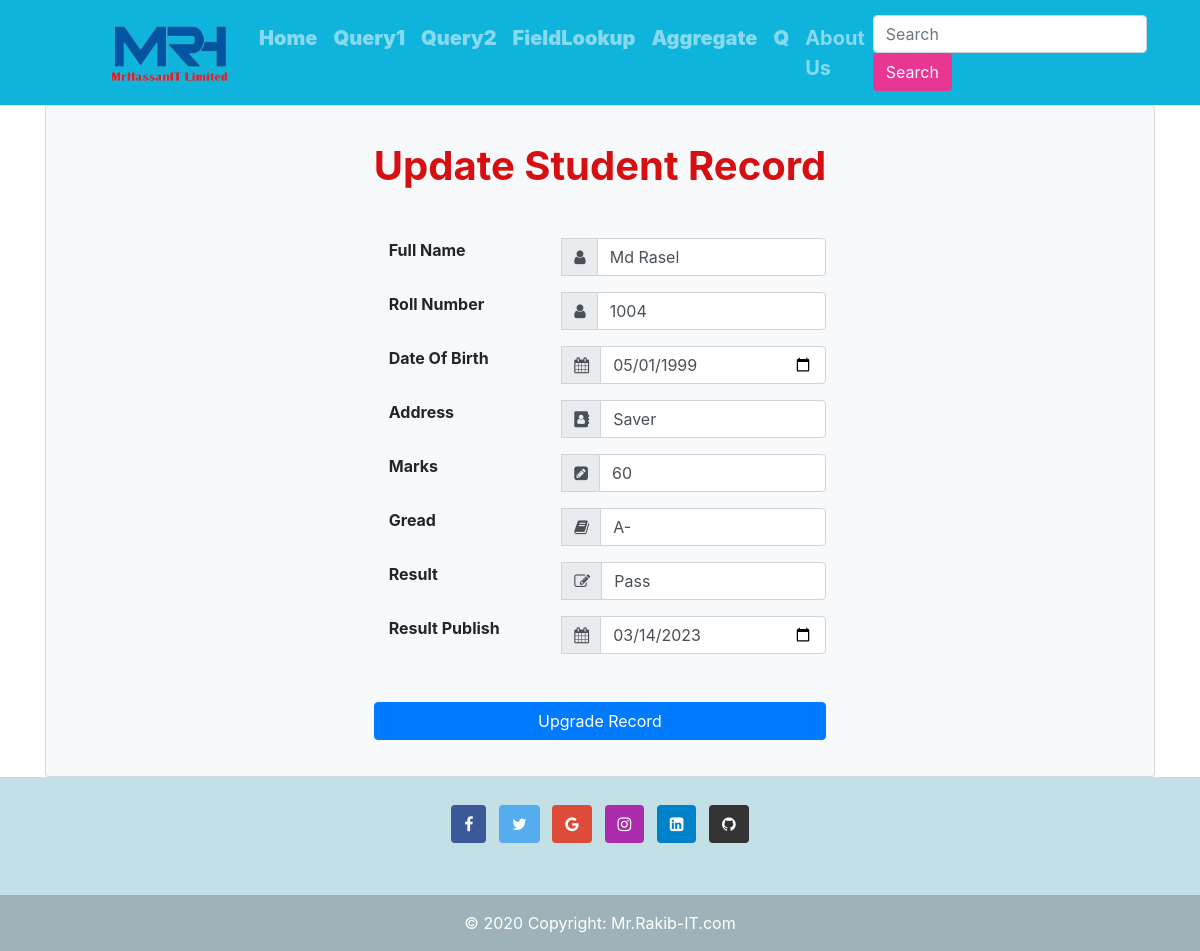
The app's page /edit-student/4/ with its own data.
### QuerySetAPI/models.py (models this page shows, shortened)
class Student(models.Model):
    name = models.CharField(max_length=50, null=True, blank=True)
    roll = models.IntegerField(null=True, blank=True)
    date_of_birth = models.DateField()
    city = models.CharField(max_length=50, null=True, blank=True)
    marks = models.IntegerField(null=True, blank=True)
    result = models.CharField(max_length=20, choices=(
        ('Pass','Pass'),
        ('Fail','Fail')
        ), null=True, blank=True)
    gread = models.CharField(max_length=10, choices=(
        ('A+','A+'),
        ('A' ,'A' ),
        ('A-','A-'),
        ('B' ,'B' ),
        ('C' ,'C' ),
        ('D' ,'D' ),
        ('E' ,'E' ),
        ('F' ,'F' ),
    ),null=True, blank=True)
    pass_date = models.DateField()

### QuerySetAPI/views.py (the view, shortened to what this page needs)
# urls.py: path('edit-student/<int:id>/', edit_student, name='edit_student'),
def edit_student(request, id):
    try:
        std_obj = Student.objects.get(id = id)
    except ObjectDoesNotExist:
        messages.error(request, 'This Student is not exist.')
        return redirect('home')
    data = {
        'std': std_obj,
    }
    return render(request, 'edit.html', data)

### templates/edit.html (shortened to what this page needs)
{% extends "index.html" %}
{% load static %}
{% block style %}
    <link href="//maxcdn.bootstrapcdn.com/bootstrap/4.0.0/css/bootstrap.min.css" rel="stylesheet" id="bootstrap-css">
{% endblock style %}
{% block body %}
    <div class="card bg-light">
        <article class="card-body mx-auto" style="max-width: 600px;">
            <h4 class="card-title mt-3 mb-5 text-center"><b style="font-size: 40px; color: rgb(214, 15, 19);" >Update Student Record</b></h4>
            <form method="POST">
                <div class="form-group input-group">
                    <label class="col-md-5 control-label"><b>Full Name</b></label>
                    <div class="input-group-prepend">
                        <span class="input-group-text"> <i class="fa fa-user"></i> </span>
                    </div>
                    <input name="full_name" class="form-control" placeholder="Full name" type="text" value="{{std.name}}">
                </div>
                <div class="form-group input-group">
                    <label class="col-md-5 control-label"><b>Roll Number</b></label>
                    <div class="input-group-prepend">
                        <span class="input-group-text"> <i class="fa fa-user"></i> </span>
                    </div>
                    <input name="roll" class="form-control" placeholder="Roll Number" type="number" value="{{std.roll}}">
                </div>
                <div class="form-group input-group">
                    <label class="col-md-5 control-label"><b>Date Of Birth</b></label>
                    <div class="input-group-prepend">
                        <span class="input-group-text"> <i class="fa fa-calendar" aria-hidden="true"></i> </span>
                    </div>
                    <input name="date_of_birth" class="form-control" placeholder="Date Of Birth" type="date" value="{{std.date_of_birth|date:'Y-m-d'}}">
                </div>
                <div class="form-group input-group">
                    <label class="col-md-5 control-label"><b>Address</b></label>
                    <div class="input-group-prepend">
                        <span class="input-group-text"> <i class="fa fa-address-book" aria-hidden="true"></i> </span>
                    </div>
                    <input name="address" class="form-control" placeholder="Address" type="text" value="{{std.city}}">
                </div>
                <div class="form-group input-group">
                    <label class="col-md-5 control-label"><b>Marks</b></label>
                    <div class="input-group-prepend">
                        <span class="input-group-text"> <i class="fa fa-pencil-square" aria-hidden="true"></i> </span>
                    </div>
                    <input name="marks" class="form-control" placeholder="Marks" type="number" value="{{std.marks}}">
                </div>
                <div class="form-group input-group">
                    <label class="col-md-5 control-label"><b>Gread</b></label>
                    <div class="input-group-prepend">
                        <span class="input-group-text"> <i class="fa fa-book" aria-hidden="true"></i> </span>
                    </div>
                    <select class="form-control" name="gread">
                        <option selected value="{{std.gread}}">{{std.gread}}</option>
                    </select>
                </div>
                <div class="form-group input-group">
                    <label class="col-md-5 control-label"><b>Result</b></label>
                    <div class="input-group-prepend">
                        <span class="input-group-text"> <i class="fa fa-pencil-square-o" aria-hidden="true"></i> </span>
                    </div>
                    <select class="form-control" name="result">
                        <option selected value="{{std.result}}" >{{std.result}}</option>
                    </select>
                </div>
                <div class="form-group input-group">
                    <label class="col-md-5 control-label"><b>Result Publish</b></label>
                    <div class="input-group-prepend">
                        <span class="input-group-text"> <i class="fa fa-calendar" aria-hidden="true"></i> </i> </span>
                    </div>
                    <input name="pass_date" class="form-control" placeholder="Result Publish" type="date" value="{{std.pass_date|date:'Y-m-d'}}">
                </div>
                <div class="form-group mt-5">
                    <button type="submit" class="btn btn-primary btn-block"> Upgrade Record  </button>
                </div>
            </form>
        </article>
    </div>
{% endblock body %}

### records on screen
Student: full_name "Md Rasel", roll "1004", date_of_birth "05/01/1999", address "Saver", marks "60", gread "A-", result "Pass", pass_date "03/14/2023"
